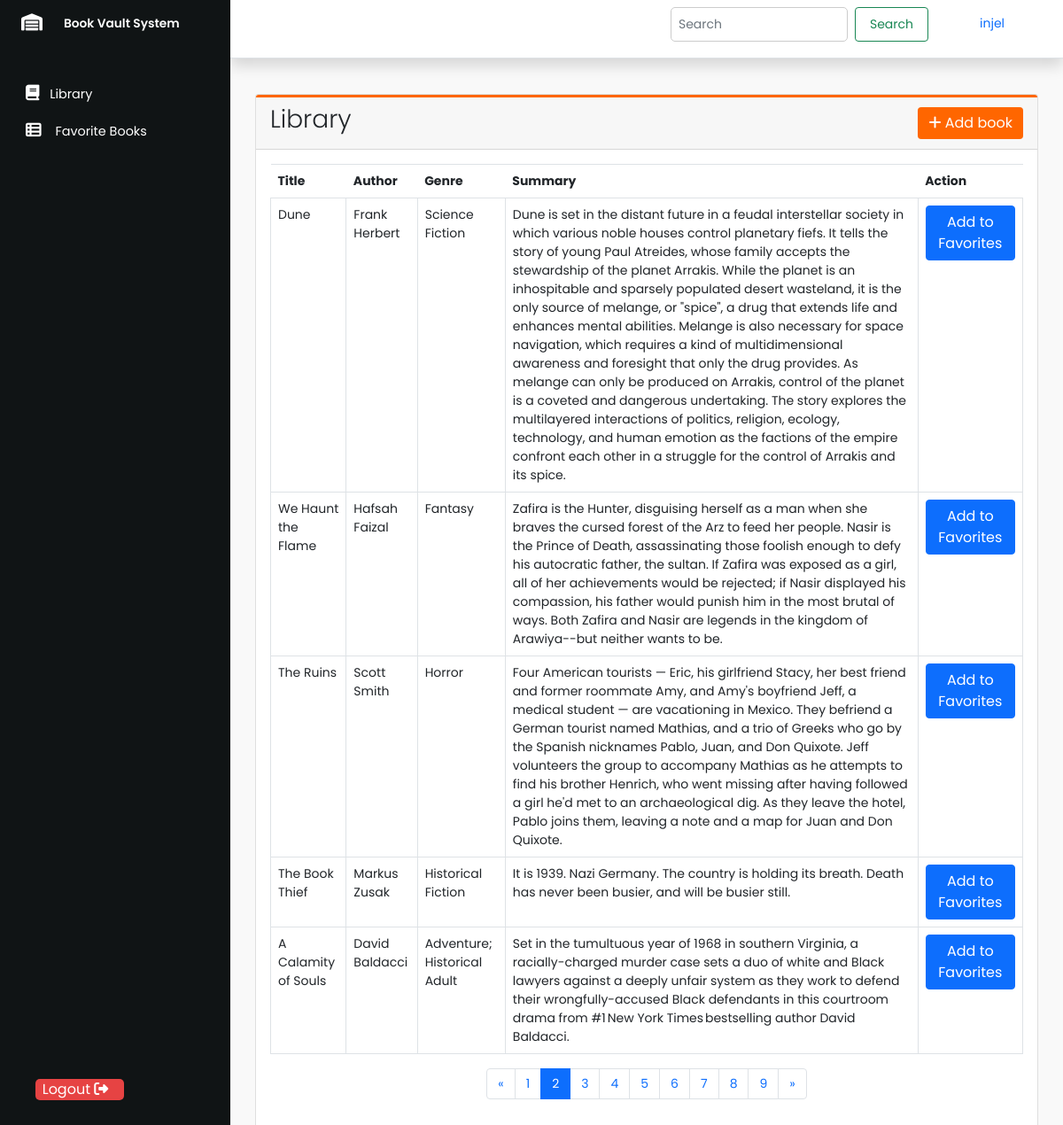
Screenshot of /main.php?page=2 (signed in) with the database file from the repository.
### tables this page shows
CREATE TABLE `book` (
  `id` int(11) NOT NULL,
  `title` varchar(255) NOT NULL,
  `author` varchar(255) NOT NULL,
  `genre` varchar(100) NOT NULL,
  `summary` text NOT NULL,
  `created_at` timestamp NOT NULL DEFAULT current_timestamp()
);

### main.php (the view, shortened to what this page needs)
<?php
$servername = "localhost";
$username = "root";
$password = "";
$dbname = "bookvault";
$conn = new mysqli($servername, $username, $password, $dbname);
$books = [];
$sql = "CALL GetBooks()";
if ($result = $conn->query($sql)) {
    while ($row = $result->fetch_assoc()) {
        $books[] = $row;
    }
}
$booksPerPage = 5;
$totalBooks = count($books);
$totalPages = ceil($totalBooks / $booksPerPage);
$page = isset($_GET['page']) ? (int)$_GET['page'] : 1;
$start = ($page - 1) * $booksPerPage;
$currentBooks = array_slice($books, $start, $booksPerPage);
?>
<!DOCTYPE html>
<html lang="en">
<head>
    <link href="https://cdn.jsdelivr.net/npm/bootstrap@5.0.2/dist/css/bootstrap.min.css" rel="stylesheet">
    <link rel="stylesheet" href="https://cdnjs.cloudflare.com/ajax/libs/font-awesome/6.5.1/css/all.min.css"/>
    <link rel="stylesheet" href="css/page_style.css">
</head>
<body>
<div class="wrapper">
    <aside id="sidebar" class="expand">
        <div class="h-100">
            <div class="d-flex" id="system-info">
                <a href="main.php" class="box_icon" type="button">
                    <i class="fa-solid fa-warehouse"></i>
                </a>
                <div class="sidebar-logo">
                    <a href="main.php">Book Vault System</a>
                </div>
            </div>
            <ul class="sidebar-nav">
                <li class="sidebar-item">
                    <a href="main.php" class="sidebar-link">
                        <i class="fa-solid fa-book"></i>
                        <span>Library</span>
                    </a>
                </li>
                <li class="sidebar-item">
                    <a href="favorite.php" class="sidebar-link">
                        <i class="fa-solid fa-table-list pe-1"></i>
                        <span>Favorite Books</span>
                    </a>
                </li>
            </ul>
        </div>
        <button class="logout-button">
            <a href="login.php" class="logout-button link-button">
                <span>Logout</span>
                <i class="fa-solid fa-right-from-bracket"></i>
            </a>
        </button>
    </aside>
    <div class="main">
        <nav class="navbar navbar-expand px-3 p-0 border-bottom shadow border-bottom">
            <div class="navbar-collapse navbar">
                <ul class="navbar-nav ms-auto">
                    <li class="nav-item">
                        <form class="d-flex search-form">
                            <input class="form-control search-input me-2" type="search" placeholder="Search" aria-label="Search">
                            <button class="btn btn-outline-success search-button" type="submit">Search</button>
                        </form>
                    </li>
                    <li class="nav-item">
                        <a id="name" href="profile.php" class="nav-link">
                            <?php echo htmlspecialchars($_SESSION['fullname']); ?>
                        </a>
                    </li>
                </ul>
            </div>
        </nav>
        <main class="content px-3 py-2">
            <div class="container-fluid">
                <div class="row mt-3">
                    <div class="container mt-3">
                        <div class="row">
                            <div class="col-md-12">
                                <div class="card">
                                    <div class="card-header d-flex justify-content-between align-items-center">
                                        <h5 class="card-title fs-3 display-1">Library</h5>
                                        <button class="btn btn-cust-citrus" id="btnAdd"><i class="fa-solid fa-plus"></i> Add book</button>
                                    </div>
                                    <div class="card-body">
                                        <div id="mainDiv">
                                            <table class="table table-bordered">
                                                <thead>
                                                    <tr>
                                                        <th>Title</th>
                                                        <th>Author</th>
                                                        <th>Genre</th>
                                                        <th>Summary</th>
                                                        <th>Action</th>
                                                    </tr>
                                                </thead>
                                                <tbody id="booksTableBody">
                                                    <?php foreach ($currentBooks as $book): ?>
                                                        <tr>
                                                            <td><?php echo htmlspecialchars($book['title']); ?></td>
                                                            <td><?php echo htmlspecialchars($book['author']); ?></td>
                                                            <td><?php echo htmlspecialchars($book['genre']); ?></td>
                                                            <td><?php echo htmlspecialchars($book['summary']); ?></td>
                                                            <td><a href="favorites.php?book_id=<?php echo $book['id']; ?>" class="btn btn-primary">Add to Favorites</a></td>
                                                        </tr>
                                                    <?php endforeach; ?>
                                                </tbody>
                                            </table>
                                            <nav aria-label="Page navigation example">
                                                <ul class="pagination justify-content-center">
                                                    <?php if ($page > 1): ?>
                                                        <li class="page-item">
                                                            <a class="page-link" href="?page=<?php echo $page - 1; ?>" aria-label="Previous">
                                                                <span aria-hidden="true">&laquo;</span>
                                                            </a>
                                                        </li>
                                                    <?php endif; ?>
                                                    <?php for ($i = 1; $i <= $totalPages; $i++): ?>
                                                        <li class="page-item <?php if ($i == $page) echo 'active'; ?>">
                                                            <a class="page-link" href="?page=<?php echo $i; ?>"><?php echo $i; ?></a>
                                                        </li>
                                                    <?php endfor; ?>
                                                    <?php if ($page < $totalPages): ?>
                                                        <li class="page-item">
                                                            <a class="page-link" href="?page=<?php echo $page + 1; ?>" aria-label="Next">
                                                                <span aria-hidden="true">&raquo;</span>
                                                            </a>
                                                        </li>
                                                    <?php endif; ?>
                                                </ul>
                                            </nav>
                                        </div>
                                    </div>
                                </div>
                            </div>
                        </div>
                    </div>
                </div>
            </div>
        </main>
    </div>
</div>
</body>
</html>

### css/page_style.css (style rules this page uses)
body { font-family: 'Poppins', sans-serif; font-size: 0.875rem; opacity: 1; overflow-y: auto; }
a { cursor: pointer; text-decoration: none; }
li { list-style: none; }
.wrapper { display: flex; }
#sidebar { width: 70px; min-width: 70px; z-index: 1000; transition: all .25s ease-in-out; background-color: #101415; display: flex; flex-direction: column; }
#sidebar.expand { width: 260px; min-width: 260px; }
.box_icon { background-color: transparent; cursor: pointer; border: 0; padding: 1rem 1.5rem; }
.box_icon i { font-size: 1.2rem; color: #FFF; }
.sidebar-logo { margin: auto 0; }
.sidebar-logo a { color: #FFF; font-size: .86rem; font-weight: 600; white-space: nowrap; }
#sidebar.expand .sidebar-logo, #sidebar.expand a.sidebar-link span { animation: fadeIn .25s ease; }
.sidebar-nav { padding: 2rem 0; flex: 1 1 auto; }
a.sidebar-link { padding: .625rem 1.625rem; color: #ffffff; display: block; font-size: 0.9rem; white-space: nowrap; border-left: 3px solid transparent; }
.sidebar-link i { font-size: 1.1rem; margin-right: .50rem; }
.sidebar-item { position: relative; }
.navbar-expand .navbar-nav { margin-left: auto; }
.navbar-expand .navbar-collapse { min-width: 200px; }
.main { display: flex; flex-direction: column; min-height: 100vh; overflow: hidden; transition: all 0.35s ease-in-out; width: 100%; background: #fff; }
.content { flex: 1; max-width: 100vw; background: #f9f9f9; }
@media (min-width:756px) { .content { max-width: auto; width: auto; } }
.btn-cust-citrus { background-color: #ff6600; color: #fff; border: none; }
.card-header { border-top: 3px solid #ff6600; }
.table thead th { border: none; }
.logout-button { position: absolute; bottom: 20px; left: 20px; background-color: #e64343; color: #ffffff; border: none; width: 100px; font-size: 16px; cursor: pointer; border-radius: 5px; }
.logout-button i { margin-right: 10px; }
.search-form { margin-bottom: 10px; }
.search-input { width: 200px; padding: 8px; border: 1px solid #ccc; border-radius: 5px; font-size: 14px; }
.search-button { padding: 8px 16px; margin-right: 50px; font-size: 14px; }
#name { padding-right: 50px; }
.content { flex: 1; max-width: 100vw; background: #f9f9f9; padding: 20px; }

### rows the page displays
book: title "Dune", author "Frank Herbert", genre "Science Fiction", summary "Dune is set in the distant future in a feudal interstellar society in which various noble houses control planetary fiefs. It tells the story of young Paul Atreides, whose family accepts the stewardship of the planet Arrakis. While the planet is an inhospitable and sparsely populated desert wasteland, it is the only source of melange, or \"spice\", a drug that extends life and enhances mental abilities. Melange is also necessary for space navigation, which requires a kind of multidimensional awareness and foresight that only the drug provides. As melange can only be produced on Arrakis, control of the planet is a coveted and dangerous undertaking. The story explores the multilayered…"
book: title "We Haunt the Flame", author "Hafsah Faizal", genre "Fantasy", summary "Zafira is the Hunter, disguising herself as a man when she braves the cursed forest of the Arz to feed her people. Nasir is the Prince of Death, assassinating those foolish enough to defy his autocratic father, the sultan. If Zafira was exposed as a girl, all of her achievements would be rejected; if Nasir displayed his compassion, his father would punish him in the most brutal of ways. Both Zafira and Nasir are legends in the kingdom of Arawiya--but neither wants to be."
book: title "The Ruins", author "Scott Smith", genre "Horror", summary "Four American tourists — Eric, his girlfriend Stacy, her best friend and former roommate Amy, and Amy's boyfriend Jeff, a medical student — are vacationing in Mexico. They befriend a German tourist named Mathias, and a trio of Greeks who go by the Spanish nicknames Pablo, Juan, and Don Quixote. Jeff volunteers the group to accompany Mathias as he attempts to find his brother Henrich, who went missing after having followed a girl he'd met to an archaeological dig. As they leave the hotel, Pablo joins them, leaving a note and a map for Juan and Don Quixote."
book: title "The Book Thief", author "Markus Zusak", genre "Historical Fiction", summary "It is 1939. Nazi Germany. The country is holding its breath. Death has never been busier, and will be busier still."
book: title "A Calamity of Souls", author "David Baldacci", genre "Adventure; Historical Adult", summary "Set in the tumultuous year of 1968 in southern Virginia, a racially-charged murder case sets a duo of white and Black lawyers against a deeply unfair system as they work to defend their wrongfully-accused Black defendants in this courtroom drama from #1 New York Times bestselling author David Baldacci."

### other values shown
$_SESSION['fullname'] "injel"
